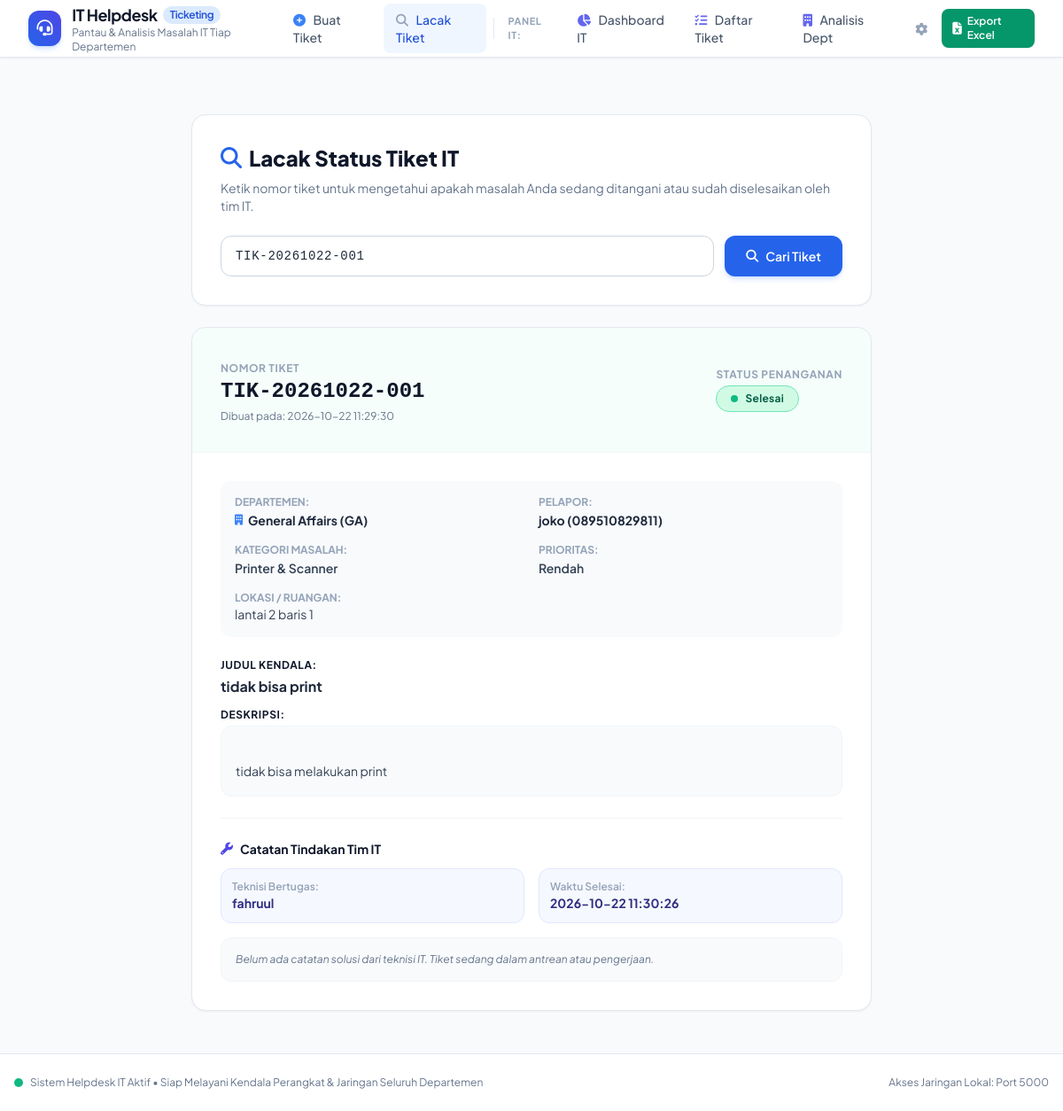
Page /lacak?q=TIK-20261022-001 on the committed database.
### tables this page shows
CREATE TABLE tickets (
        id INTEGER PRIMARY KEY AUTOINCREMENT,
        ticket_number TEXT UNIQUE NOT NULL,
        reporter_name TEXT NOT NULL,
        department TEXT NOT NULL,
        location TEXT,
        contact TEXT,
        category TEXT NOT NULL,
        priority TEXT NOT NULL DEFAULT 'Normal',
        subject TEXT NOT NULL,
        description TEXT NOT NULL,
        status TEXT NOT NULL DEFAULT 'Menunggu',
        technician TEXT DEFAULT '',
        solution TEXT DEFAULT '',
        created_at DATETIME DEFAULT CURRENT_TIMESTAMP,
        updated_at DATETIME DEFAULT CURRENT_TIMESTAMP,
        resolved_at DATETIME
    );

### app.py (the view)
@app.route("/lacak", methods=["GET", "POST"])
def track_ticket():
    ticket = None
    searched_number = ""
    if request.method == "POST":
        searched_number = request.form.get("ticket_number", "").strip().upper()
    elif request.args.get("q"):
        searched_number = request.args.get("q", "").strip().upper()
    if searched_number:
        conn = get_db_connection()
        ticket = conn.execute("SELECT * FROM tickets WHERE ticket_number = ?", (searched_number,)).fetchone()
        conn.close()
        if not ticket:
            flash(f"Tiket dengan nomor '{searched_number}' tidak ditemukan.", "danger")
    return render_template("ticket_status.html", ticket=ticket, searched_number=searched_number)

### database.py (called while the page is built)
def get_db_connection():
    conn = sqlite3.connect(DB_FILE)
    conn.row_factory = sqlite3.Row
    return conn

### templates/ticket_status.html (shortened to what this page needs)
{% extends "base.html" %}
{% block content %}
<div class="max-w-3xl mx-auto py-6">
    <div class="bg-white rounded-2xl shadow-sm border border-slate-200 p-6 sm:p-8 mb-6">
        <h1 class="text-2xl font-black text-slate-900 mb-2 flex items-center gap-2">
            <i class="fa-solid fa-magnifying-glass text-blue-600"></i> Lacak Status Tiket IT
        </h1>
        <p class="text-sm text-slate-500 mb-6">Ketik nomor tiket untuk mengetahui apakah masalah Anda sedang ditangani atau sudah diselesaikan oleh tim IT.</p>
        <form action="{{ url_for('track_ticket') }}" method="POST" class="flex flex-col sm:flex-row gap-3">
            <input type="text" name="ticket_number" required value="{{ searched_number }}" placeholder="Masukkan Nomor Tiket (Contoh: TIK-20261019-001)"
                class="flex-1 px-4 py-3 rounded-xl border border-slate-300 focus:outline-none focus:ring-2 focus:ring-blue-500 uppercase font-mono tracking-wider text-sm">
            <button type="submit" class="px-6 py-3 rounded-xl bg-blue-600 hover:bg-blue-700 text-white font-semibold text-sm shadow-md shadow-blue-500/20 transition-all flex items-center justify-center gap-2">
                <i class="fa-solid fa-search"></i>
                <span>Cari Tiket</span>
            </button>
        </form>
    </div>
    {% if ticket %}
    <div class="bg-white rounded-2xl shadow-sm border border-slate-200 overflow-hidden">
        <div class="p-6 sm:p-8 border-b border-slate-100 flex flex-col sm:flex-row sm:items-center justify-between gap-4
            {% if ticket.status == 'Selesai' %}bg-emerald-50/50
            {% elif ticket.status == 'Sedang Dikerjakan' %}bg-blue-50/50
            {% else %}bg-amber-50/50{% endif %}">
            <div>
                <span class="text-xs font-bold uppercase tracking-wider text-slate-400">Nomor Tiket</span>
                <div class="text-2xl font-black font-mono text-slate-900">{{ ticket.ticket_number }}</div>
                <div class="text-xs text-slate-500 mt-1">Dibuat pada: {{ ticket.created_at }}</div>
            </div>
            <div>
                <span class="text-xs font-bold uppercase tracking-wider text-slate-400 block mb-1">Status Penanganan</span>
                <span class="inline-flex items-center px-4 py-1.5 rounded-full text-xs font-bold tracking-wide
                    {% if ticket.status == 'Selesai' %}bg-emerald-100 text-emerald-800 border border-emerald-300
                    {% elif ticket.status == 'Sedang Dikerjakan' %}bg-blue-100 text-blue-800 border border-blue-300
                    {% else %}bg-amber-100 text-amber-800 border border-amber-300{% endif %}">
                    <span class="w-2 h-2 rounded-full mr-2
                        {% if ticket.status == 'Selesai' %}bg-emerald-500
                        {% elif ticket.status == 'Sedang Dikerjakan' %}bg-blue-500 animate-pulse
                        {% else %}bg-amber-500{% endif %}"></span>
                    {{ ticket.status }}
                </span>
            </div>
        </div>
        <div class="p-6 sm:p-8 space-y-6">
            <div class="grid grid-cols-1 sm:grid-cols-2 gap-4 bg-slate-50 p-4 rounded-xl text-sm">
                <div>
                    <span class="text-xs text-slate-400 uppercase font-bold block">Departemen:</span>
                    <span class="font-bold text-slate-800 flex items-center gap-1.5 mt-0.5">
                        <i class="fa-solid fa-building text-blue-500 text-xs"></i> {{ ticket.department }}
                    </span>
                </div>
                <div>
                    <span class="text-xs text-slate-400 uppercase font-bold block">Pelapor:</span>
                    <span class="font-bold text-slate-800 mt-0.5 block">{{ ticket.reporter_name }} {% if ticket.contact %}({{ ticket.contact }}){% endif %}</span>
                </div>
                <div>
                    <span class="text-xs text-slate-400 uppercase font-bold block">Kategori Masalah:</span>
                    <span class="font-semibold text-slate-700 mt-0.5 block">{{ ticket.category }}</span>
                </div>
                <div>
                    <span class="text-xs text-slate-400 uppercase font-bold block">Prioritas:</span>
                    <span class="font-semibold text-slate-700 mt-0.5 block">{{ ticket.priority }}</span>
                </div>
                {% if ticket.location %}
                <div class="sm:col-span-2">
                    <span class="text-xs text-slate-400 uppercase font-bold block">Lokasi / Ruangan:</span>
                    <span class="text-slate-700">{{ ticket.location }}</span>
                </div>
                {% endif %}
            </div>
            <div>
                <h3 class="text-sm font-bold text-slate-900 uppercase tracking-wider text-xs mb-1">Judul Kendala:</h3>
                <div class="text-base font-bold text-slate-800 mb-3">{{ ticket.subject }}</div>
                <h3 class="text-sm font-bold text-slate-900 uppercase tracking-wider text-xs mb-1">Deskripsi:</h3>
                <div class="p-4 bg-slate-50 border border-slate-100 rounded-xl text-sm text-slate-700 leading-relaxed whitespace-pre-line">
                    {{ ticket.description }}
                </div>
            </div>
            <div class="border-t border-slate-100 pt-6">
                <h3 class="text-sm font-bold text-slate-900 mb-3 flex items-center gap-2">
                    <i class="fa-solid fa-wrench text-indigo-600"></i> Catatan Tindakan Tim IT
                </h3>
                <div class="grid grid-cols-1 sm:grid-cols-2 gap-4 mb-4 text-xs">
                    <div class="p-3 bg-indigo-50/50 rounded-xl border border-indigo-100">
                        <span class="text-slate-400 block font-semibold">Teknisi Bertugas:</span>
                        <span class="font-bold text-indigo-900 text-sm">
                            {{ ticket.technician if ticket.technician else 'Belum ditugaskan' }}
                        </span>
                    </div>
                    <div class="p-3 bg-indigo-50/50 rounded-xl border border-indigo-100">
                        <span class="text-slate-400 block font-semibold">Waktu Selesai:</span>
                        <span class="font-bold text-indigo-900 text-sm">
                            {{ ticket.resolved_at if ticket.resolved_at else '-' }}
                        </span>
                    </div>
                </div>
                {% if ticket.solution %}
                <div class="p-4 bg-emerald-50 border border-emerald-200 rounded-xl text-sm text-emerald-900">
                    <span class="font-bold block text-xs uppercase tracking-wider text-emerald-700 mb-1">
                        <i class="fa-solid fa-circle-check mr-1"></i> Solusi / Perbaikan yang Dilakukan:
                    </span>
                    <p class="leading-relaxed">{{ ticket.solution }}</p>
                </div>
                {% else %}
                <div class="p-4 bg-slate-50 border border-slate-100 rounded-xl text-xs text-slate-500 italic">
                    Belum ada catatan solusi dari teknisi IT. Tiket sedang dalam antrean atau pengerjaan.
                </div>
                {% endif %}
            </div>
        </div>
    </div>
    {% endif %}
</div>
{% endblock %}

### templates/base.html (style rules this page uses)
body { font-family: 'Plus Jakarta Sans', sans-serif; }

### rows in the picture
tickets: ticket_number "TIK-20261022-001", created_at "2026-10-22 11:29:30", status "Selesai", department "General Affairs (GA)", reporter_name "joko", contact "089510829811", category "Printer & Scanner", priority "Rendah", location "lantai 2 baris 1", subject "tidak bisa print", description "tidak bisa melakukan print", technician "fahruul", resolved_at "2026-10-22 11:30:26"
